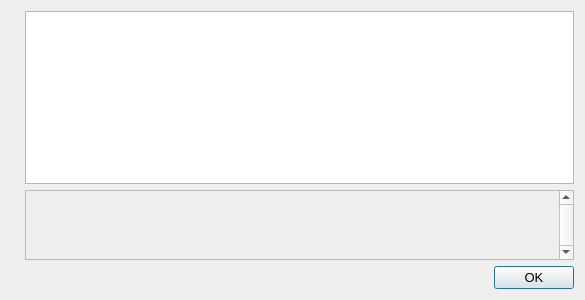
<?xml version="1.0" encoding="UTF-8"?>
<ui version="4.0">
 <class>HelpMessageDialog</class>
 <widget class="QDialog" name="HelpMessageDialog">
  <property name="geometry">
   <rect>
    <x>0</x>
    <y>0</y>
    <width>585</width>
    <height>300</height>
   </rect>
  </property>
  <property name="font">
   <font>
    <pointsize>10</pointsize>
   </font>
  </property>
  <property name="windowTitle">
   <string notr="true">cougar Core - Command-line options</string>
  </property>
  <layout class="QHBoxLayout" name="horizontalLayout_2">
   <item>
    <widget class="QLabel" name="graphic">
     <property name="sizePolicy">
      <sizepolicy hsizetype="Preferred" vsizetype="Ignored">
       <horstretch>0</horstretch>
       <verstretch>0</verstretch>
      </sizepolicy>
     </property>
     <property name="pixmap">
      <pixmap resource="../cougar.qrc">:/images/about</pixmap>
     </property>
    </widget>
   </item>
   <item>
    <layout class="QVBoxLayout" name="verticalLayout">
     <item>
      <widget class="QTextEdit" name="helpMessage">
       <property name="readOnly">
        <bool>true</bool>
       </property>
      </widget>
     </item>
     <item>
      <widget class="QScrollArea" name="scrollArea">
       <property name="verticalScrollBarPolicy">
        <enum>Qt::ScrollBarAlwaysOn</enum>
       </property>
       <property name="widgetResizable">
        <bool>true</bool>
       </property>
       <widget class="QWidget" name="scrollAreaWidgetContents">
        <property name="geometry">
         <rect>
          <x>0</x>
          <y>0</y>
          <width>447</width>
          <height>68</height>
         </rect>
        </property>
        <layout class="QVBoxLayout" name="verticalLayout_2">
         <item>
          <widget class="QLabel" name="aboutMessage">
           <property name="cursor">
            <cursorShape>IBeamCursor</cursorShape>
           </property>
           <property name="textFormat">
            <enum>Qt::PlainText</enum>
           </property>
           <property name="alignment">
            <set>Qt::AlignLeading|Qt::AlignLeft|Qt::AlignTop</set>
           </property>
           <property name="openExternalLinks">
            <bool>true</bool>
           </property>
           <property name="textInteractionFlags">
            <set>Qt::LinksAccessibleByMouse|Qt::TextSelectableByKeyboard|Qt::TextSelectableByMouse</set>
           </property>
          </widget>
         </item>
        </layout>
       </widget>
      </widget>
     </item>
     <item>
      <widget class="QDialogButtonBox" name="okButton">
       <property name="orientation">
        <enum>Qt::Horizontal</enum>
       </property>
       <property name="standardButtons">
        <set>QDialogButtonBox::Ok</set>
       </property>
      </widget>
     </item>
    </layout>
   </item>
  </layout>
 </widget>
 <resources>
  <include location="../cougar.qrc"/>
 </resources>
 <connections>
  <connection>
   <sender>okButton</sender>
   <signal>accepted()</signal>
   <receiver>HelpMessageDialog</receiver>
   <slot>accept()</slot>
   <hints>
    <hint type="sourcelabel">
     <x>20</x>
     <y>20</y>
    </hint>
    <hint type="destinationlabel">
     <x>20</x>
     <y>20</y>
    </hint>
   </hints>
  </connection>
  <connection>
   <sender>okButton</sender>
   <signal>rejected()</signal>
   <receiver>HelpMessageDialog</receiver>
   <slot>reject()</slot>
   <hints>
    <hint type="sourcelabel">
     <x>20</x>
     <y>20</y>
    </hint>
    <hint type="destinationlabel">
     <x>20</x>
     <y>20</y>
    </hint>
   </hints>
  </connection>
 </connections>
</ui>
